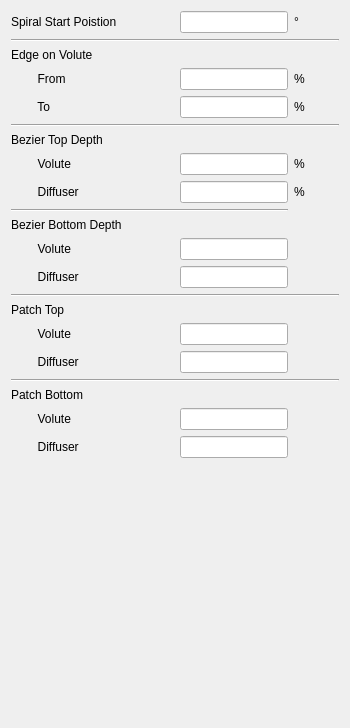
     <widget class="QWidget" name="page_cutwater">
      <property name="geometry">
       <rect>
        <x>0</x>
        <y>0</y>
        <width>350</width>
        <height>728</height>
       </rect>
      </property>
      <attribute name="label">
       <string>Cut-Water</string>
      </attribute>
      <layout class="QGridLayout" name="gridLayout_8">
       <item row="29" column="2">
        <widget class="QLineEdit" name="lineEdit_cutwater_patch_bottom_volute">
         <property name="sizePolicy">
          <sizepolicy hsizetype="Minimum" vsizetype="Fixed">
           <horstretch>0</horstretch>
           <verstretch>0</verstretch>
          </sizepolicy>
         </property>
        </widget>
       </item>
       <item row="3" column="2">
        <widget class="QLineEdit" name="lineEdit_cutwater_edge_volute_t_from">
         <property name="sizePolicy">
          <sizepolicy hsizetype="Minimum" vsizetype="Fixed">
           <horstretch>0</horstretch>
           <verstretch>0</verstretch>
          </sizepolicy>
         </property>
        </widget>
       </item>
       <item row="30" column="2">
        <widget class="QLineEdit" name="lineEdit_cutwater_patch_bottom_diffuser">
         <property name="sizePolicy">
          <sizepolicy hsizetype="Minimum" vsizetype="Fixed">
           <horstretch>0</horstretch>
           <verstretch>0</verstretch>
          </sizepolicy>
         </property>
        </widget>
       </item>
       <item row="31" column="0">
        <spacer name="verticalSpacer_3">
         <property name="orientation">
          <enum>Qt::Vertical</enum>
         </property>
         <property name="sizeHint" stdset="0">
          <size>
           <width>20</width>
           <height>40</height>
          </size>
         </property>
        </spacer>
       </item>
       <item row="0" column="3">
        <widget class="QLabel" name="label_77">
         <property name="text">
          <string>°</string>
         </property>
        </widget>
       </item>
       <item row="4" column="3">
        <widget class="QLabel" name="label_90">
         <property name="text">
          <string>%</string>
         </property>
        </widget>
       </item>
       <item row="7" column="0" colspan="4">
        <widget class="Line" name="line_7">
         <property name="orientation">
          <enum>Qt::Horizontal</enum>
         </property>
        </widget>
       </item>
       <item row="1" column="0" colspan="4">
        <widget class="Line" name="line_5">
         <property name="orientation">
          <enum>Qt::Horizontal</enum>
         </property>
        </widget>
       </item>
       <item row="9" column="2">
        <widget class="QLineEdit" name="lineEdit_cutwater_bezier_top_t_volute">
         <property name="sizePolicy">
          <sizepolicy hsizetype="Minimum" vsizetype="Fixed">
           <horstretch>0</horstretch>
           <verstretch>0</verstretch>
          </sizepolicy>
         </property>
        </widget>
       </item>
       <item row="0" column="2">
        <widget class="QLineEdit" name="lineEdit_cutwater_start_angle">
         <property name="sizePolicy">
          <sizepolicy hsizetype="Minimum" vsizetype="Fixed">
           <horstretch>0</horstretch>
           <verstretch>0</verstretch>
          </sizepolicy>
         </property>
        </widget>
       </item>
       <item row="0" column="1">
        <spacer name="horizontalSpacer_7">
         <property name="orientation">
          <enum>Qt::Horizontal</enum>
         </property>
         <property name="sizeType">
          <enum>QSizePolicy::Minimum</enum>
         </property>
         <property name="sizeHint" stdset="0">
          <size>
           <width>40</width>
           <height>20</height>
          </size>
         </property>
        </spacer>
       </item>
       <item row="0" column="0">
        <widget class="QLabel" name="label_73">
         <property name="sizePolicy">
          <sizepolicy hsizetype="Minimum" vsizetype="Preferred">
           <horstretch>0</horstretch>
           <verstretch>0</verstretch>
          </sizepolicy>
         </property>
         <property name="minimumSize">
          <size>
           <width>100</width>
           <height>0</height>
          </size>
         </property>
         <property name="text">
          <string>Spiral Start Poistion</string>
         </property>
        </widget>
       </item>
       <item row="3" column="0">
        <widget class="QLabel" name="label_85">
         <property name="sizePolicy">
          <sizepolicy hsizetype="Minimum" vsizetype="Preferred">
           <horstretch>0</horstretch>
           <verstretch>0</verstretch>
          </sizepolicy>
         </property>
         <property name="minimumSize">
          <size>
           <width>100</width>
           <height>0</height>
          </size>
         </property>
         <property name="text">
          <string>        From</string>
         </property>
        </widget>
       </item>
       <item row="17" column="2">
        <widget class="QLineEdit" name="lineEdit_cutwater_bezier_bottom_t_volute">
         <property name="sizePolicy">
          <sizepolicy hsizetype="Minimum" vsizetype="Fixed">
           <horstretch>0</horstretch>
           <verstretch>0</verstretch>
          </sizepolicy>
         </property>
        </widget>
       </item>
       <item row="18" column="2">
        <widget class="QLineEdit" name="lineEdit_cutwater_bezier_bottom_t_diffuser">
         <property name="sizePolicy">
          <sizepolicy hsizetype="Minimum" vsizetype="Fixed">
           <horstretch>0</horstretch>
           <verstretch>0</verstretch>
          </sizepolicy>
         </property>
        </widget>
       </item>
       <item row="18" column="0">
        <widget class="QLabel" name="label_108">
         <property name="sizePolicy">
          <sizepolicy hsizetype="Minimum" vsizetype="Preferred">
           <horstretch>0</horstretch>
           <verstretch>0</verstretch>
          </sizepolicy>
         </property>
         <property name="minimumSize">
          <size>
           <width>100</width>
           <height>0</height>
          </size>
         </property>
         <property name="text">
          <string>        Diffuser</string>
         </property>
        </widget>
       </item>
       <item row="22" column="0">
        <widget class="QLabel" name="label_105">
         <property name="sizePolicy">
          <sizepolicy hsizetype="Minimum" vsizetype="Preferred">
           <horstretch>0</horstretch>
           <verstretch>0</verstretch>
          </sizepolicy>
         </property>
         <property name="minimumSize">
          <size>
           <width>100</width>
           <height>0</height>
          </size>
         </property>
         <property name="text">
          <string>Patch Top</string>
         </property>
        </widget>
       </item>
       <item row="21" column="0" colspan="4">
        <widget class="Line" name="line_6">
         <property name="orientation">
          <enum>Qt::Horizontal</enum>
         </property>
        </widget>
       </item>
       <item row="11" column="0">
        <widget class="QLabel" name="label_93">
         <property name="sizePolicy">
          <sizepolicy hsizetype="Minimum" vsizetype="Preferred">
           <horstretch>0</horstretch>
           <verstretch>0</verstretch>
          </sizepolicy>
         </property>
         <property name="minimumSize">
          <size>
           <width>100</width>
           <height>0</height>
          </size>
         </property>
         <property name="text">
          <string>        Diffuser</string>
         </property>
        </widget>
       </item>
       <item row="4" column="2">
        <widget class="QLineEdit" name="lineEdit_cutwater_edge_volute_t_to">
         <property name="sizePolicy">
          <sizepolicy hsizetype="Minimum" vsizetype="Fixed">
           <horstretch>0</horstretch>
           <verstretch>0</verstretch>
          </sizepolicy>
         </property>
        </widget>
       </item>
       <item row="11" column="2">
        <widget class="QLineEdit" name="lineEdit_cutwater_bezier_top_t_diffuser">
         <property name="sizePolicy">
          <sizepolicy hsizetype="Minimum" vsizetype="Fixed">
           <horstretch>0</horstretch>
           <verstretch>0</verstretch>
          </sizepolicy>
         </property>
        </widget>
       </item>
       <item row="2" column="0">
        <widget class="QLabel" name="label_88">
         <property name="sizePolicy">
          <sizepolicy hsizetype="Minimum" vsizetype="Preferred">
           <horstretch>0</horstretch>
           <verstretch>0</verstretch>
          </sizepolicy>
         </property>
         <property name="minimumSize">
          <size>
           <width>100</width>
           <height>0</height>
          </size>
         </property>
         <property name="text">
          <string>Edge on Volute</string>
         </property>
        </widget>
       </item>
       <item row="11" column="3">
        <widget class="QLabel" name="label_95">
         <property name="text">
          <string>%</string>
         </property>
        </widget>
       </item>
       <item row="9" column="3">
        <widget class="QLabel" name="label_94">
         <property name="text">
          <string>%</string>
         </property>
        </widget>
       </item>
       <item row="3" column="3">
        <widget class="QLabel" name="label_78">
         <property name="text">
          <string>%</string>
         </property>
        </widget>
       </item>
       <item row="9" column="0">
        <widget class="QLabel" name="label_92">
         <property name="sizePolicy">
          <sizepolicy hsizetype="Minimum" vsizetype="Preferred">
           <horstretch>0</horstretch>
           <verstretch>0</verstretch>
          </sizepolicy>
         </property>
         <property name="minimumSize">
          <size>
           <width>100</width>
           <height>0</height>
          </size>
         </property>
         <property name="text">
          <string>        Volute</string>
         </property>
        </widget>
       </item>
       <item row="17" column="0">
        <widget class="QLabel" name="label_107">
         <property name="sizePolicy">
          <sizepolicy hsizetype="Minimum" vsizetype="Preferred">
           <horstretch>0</horstretch>
           <verstretch>0</verstretch>
          </sizepolicy>
         </property>
         <property name="minimumSize">
          <size>
           <width>100</width>
           <height>0</height>
          </size>
         </property>
         <property name="text">
          <string>        Volute</string>
         </property>
        </widget>
       </item>
       <item row="16" column="0">
        <widget class="QLabel" name="label_103">
         <property name="sizePolicy">
          <sizepolicy hsizetype="Minimum" vsizetype="Preferred">
           <horstretch>0</horstretch>
           <verstretch>0</verstretch>
          </sizepolicy>
         </property>
         <property name="minimumSize">
          <size>
           <width>100</width>
           <height>0</height>
          </size>
         </property>
         <property name="text">
          <string>Bezier Bottom Depth</string>
         </property>
        </widget>
       </item>
       <item row="14" column="0" colspan="3">
        <widget class="Line" name="line_9">
         <property name="orientation">
          <enum>Qt::Horizontal</enum>
         </property>
        </widget>
       </item>
       <item row="4" column="0">
        <widget class="QLabel" name="label_89">
         <property name="sizePolicy">
          <sizepolicy hsizetype="Minimum" vsizetype="Preferred">
           <horstretch>0</horstretch>
           <verstretch>0</verstretch>
          </sizepolicy>
         </property>
         <property name="minimumSize">
          <size>
           <width>100</width>
           <height>0</height>
          </size>
         </property>
         <property name="text">
          <string>        To</string>
         </property>
        </widget>
       </item>
       <item row="8" column="0">
        <widget class="QLabel" name="label_91">
         <property name="sizePolicy">
          <sizepolicy hsizetype="Minimum" vsizetype="Preferred">
           <horstretch>0</horstretch>
           <verstretch>0</verstretch>
          </sizepolicy>
         </property>
         <property name="minimumSize">
          <size>
           <width>100</width>
           <height>0</height>
          </size>
         </property>
         <property name="text">
          <string>Bezier Top Depth</string>
         </property>
        </widget>
       </item>
       <item row="27" column="0" colspan="4">
        <widget class="Line" name="line_8">
         <property name="orientation">
          <enum>Qt::Horizontal</enum>
         </property>
        </widget>
       </item>
       <item row="23" column="0">
        <widget class="QLabel" name="label_109">
         <property name="sizePolicy">
          <sizepolicy hsizetype="Minimum" vsizetype="Preferred">
           <horstretch>0</horstretch>
           <verstretch>0</verstretch>
          </sizepolicy>
         </property>
         <property name="minimumSize">
          <size>
           <width>100</width>
           <height>0</height>
          </size>
         </property>
         <property name="text">
          <string>        Volute</string>
         </property>
        </widget>
       </item>
       <item row="24" column="0">
        <widget class="QLabel" name="label_110">
         <property name="sizePolicy">
          <sizepolicy hsizetype="Minimum" vsizetype="Preferred">
           <horstretch>0</horstretch>
           <verstretch>0</verstretch>
          </sizepolicy>
         </property>
         <property name="minimumSize">
          <size>
           <width>100</width>
           <height>0</height>
          </size>
         </property>
         <property name="text">
          <string>        Diffuser</string>
         </property>
        </widget>
       </item>
       <item row="24" column="2">
        <widget class="QLineEdit" name="lineEdit_cutwater_patch_top_diffuser">
         <property name="sizePolicy">
          <sizepolicy hsizetype="Minimum" vsizetype="Fixed">
           <horstretch>0</horstretch>
           <verstretch>0</verstretch>
          </sizepolicy>
         </property>
        </widget>
       </item>
       <item row="28" column="0">
        <widget class="QLabel" name="label_106">
         <property name="sizePolicy">
          <sizepolicy hsizetype="Minimum" vsizetype="Preferred">
           <horstretch>0</horstretch>
           <verstretch>0</verstretch>
          </sizepolicy>
         </property>
         <property name="minimumSize">
          <size>
           <width>100</width>
           <height>0</height>
          </size>
         </property>
         <property name="text">
          <string>Patch Bottom</string>
         </property>
        </widget>
       </item>
       <item row="29" column="0">
        <widget class="QLabel" name="label_111">
         <property name="sizePolicy">
          <sizepolicy hsizetype="Minimum" vsizetype="Preferred">
           <horstretch>0</horstretch>
           <verstretch>0</verstretch>
          </sizepolicy>
         </property>
         <property name="minimumSize">
          <size>
           <width>100</width>
           <height>0</height>
          </size>
         </property>
         <property name="text">
          <string>        Volute</string>
         </property>
        </widget>
       </item>
       <item row="23" column="2">
        <widget class="QLineEdit" name="lineEdit_cutwater_patch_top_volute">
         <property name="sizePolicy">
          <sizepolicy hsizetype="Minimum" vsizetype="Fixed">
           <horstretch>0</horstretch>
           <verstretch>0</verstretch>
          </sizepolicy>
         </property>
        </widget>
       </item>
       <item row="30" column="0">
        <widget class="QLabel" name="label_112">
         <property name="sizePolicy">
          <sizepolicy hsizetype="Minimum" vsizetype="Preferred">
           <horstretch>0</horstretch>
           <verstretch>0</verstretch>
          </sizepolicy>
         </property>
         <property name="minimumSize">
          <size>
           <width>100</width>
           <height>0</height>
          </size>
         </property>
         <property name="text">
          <string>        Diffuser</string>
         </property>
        </widget>
       </item>
      </layout>
     </widget>
